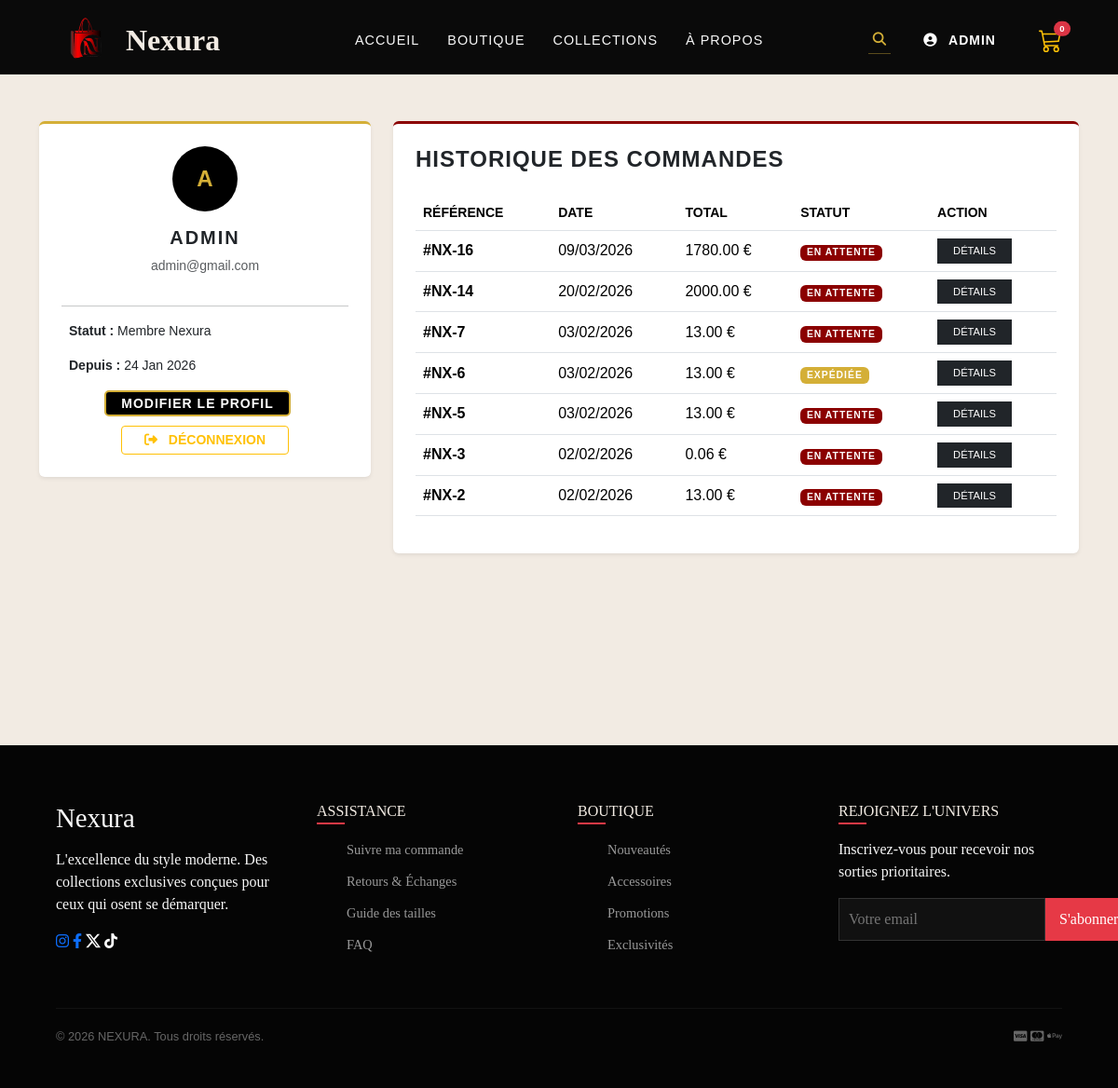
The page /dashboard/ (signed in) on the database its author committed.
### Nexura/models.py (models this page shows, shortened)
class Commande(models.Model):
    STATUT_CHOICES = [
        ('En attente', 'En attente'),
        ('En cours', 'Préparation'),
        ('Expédiée', 'Expédiée'),
        ('Livrée', 'Livrée'),
    ]
    user = models.ForeignKey(User, on_delete=models.CASCADE, related_name='commandes')
    date_commande = models.DateTimeField(auto_now_add=True)
    total = models.DecimalField(max_digits=10, decimal_places=2)
    statut = models.CharField(max_length=20, choices=STATUT_CHOICES, default='En attente')
    adresse_livraison = models.TextField()

### Nexura/views.py (the view)
# urls.py: path('dashboard/', views.dashboard_view, name='dashboard'),
@login_required
def dashboard_view(request):
    commandes = Commande.objects.filter(user=request.user).order_by('-date_commande')
    return render(request, 'dashboard.html', {'commandes': commandes})

### Nexura/context_processors.py (called while the page is built)
def cart_count(request):
    count = 0
    cart = request.session.get('cart', {})
    for item in cart.values():
        if isinstance(item, dict):
            count += item.get('quantite', 0)
        else:
            count += item
    return {'cart_count': count}

### Nexura/templates/dashboard.html
{% extends 'base.html' %}
{% block content %}
<div style="background: #F2EBE3; min-height: 90vh; padding: 50px 0;">
    <div class="container">
        <div class="row">
            <div class="col-lg-4 mb-4">
                <div class="card border-0 shadow-sm p-4 text-center" style="border-top: 3px solid #D4AF37 !important;">
                    <div class="mx-auto mb-3" style="width: 70px; height: 70px; background: #000; color: #D4AF37; border-radius: 50%; display: flex; align-items: center; justify-content: center; font-weight: bold; font-size: 1.5rem;">
                        {{ user.username|first|upper }}
                    </div>
                    <h5 class="text-uppercase fw-bold" style="letter-spacing: 2px;">{{ user.username }}</h5>
                    <p class="text-muted small">{{ user.email }}</p>
                    <hr>
                    <div class="text-start px-2">
                        <p class="small"><strong>Statut :</strong> Membre Nexura</p>
                        <p class="small"><strong>Depuis :</strong> {{ user.date_joined|date:"d M Y" }}</p>
                    </div>
                    <div >
                        <a href="{% url 'profil' %}" class="me-3" style="text-decoration:none;">
                            <button class="rounded-7 px-3" style="border-radius:5px;background: #000; border: 2px solid #D4AF37; transition: 0.3s;">
                                <span class="text-white small fw-bold text-uppercase" style="letter-spacing: 1px; ">Modifier le Profil</span>
                            </button>
                        </a>
                    </div>
                    <div style="margin-top:10px; ">
                        <a href="{% url 'logout' %}" class="btn btn-outline-warning btn-sm px-4 fw-bold">
                            <i class="fas fa-sign-out-alt me-2"></i> DÉCONNEXION
                        </a>
                    </div>
                </div>
            </div>
            <div class="col-lg-8">
                <div class="card border-0 shadow-sm p-4" style="border-top: 3px solid #8B0000 !important;">
                    <h4 class="mb-4 fw-bold" style="letter-spacing: 1px;">HISTORIQUE DES COMMANDES</h4>
                    {% if commandes %}
                    <div class="table-responsive">
                        <table class="table align-middle">
                            <thead class="text-muted small text-uppercase">
                                <tr>
                                    <th>Référence</th>
                                    <th>Date</th>
                                    <th>Total</th>
                                    <th>Statut</th>
                                    <th>Action</th>
                                </tr>
                            </thead>
                            <tbody>
                                {% for cmd in commandes %}
                                <tr>
                                    <td class="fw-bold">#NX-{{ cmd.id }}</td>
                                    <td>{{ cmd.date_commande|date:"d/m/Y" }}</td>
                                    <td>{{ cmd.total }} €</td>
                                    <td>
                                        <span class="badge" style="background: {% if cmd.statut == 'Livrée' %}#198754{% elif cmd.statut == 'Expédiée' %}#D4AF37{% else %}#8B0000{% endif %}; font-size: 0.65rem; letter-spacing: 1px;">
                                            {{ cmd.statut|upper }}
                                        </span>
                                    </td>
                                    <td>
                                        <a href="{% url 'detail_commande' cmd.id %}" style="text-decoration:none">
                                        <button class="btn btn-sm btn-dark rounded-0 px-3" style="font-size: 0.7rem;">DÉTAILS</button>
                                        </a>
                                    </td>
                                </tr>
                                {% endfor %}
                            </tbody>
                        </table>
                    </div>
                    {% else %}
                    <div class="text-center py-5">
                        <p class="text-muted">Aucune commande n'a encore été effectuée.</p>
                        <a href="{% url 'boutique' %}" class="btn-nexura-auth">DÉCOUVRIR LA COLLECTION</a>
                    </div>
                    {% endif %}
                </div>
            </div>
        </div>
    </div>
</div>
{% endblock %}

### Nexura/templates/base.html (shortened to what this page needs)
{% load static %}
<!DOCTYPE html>
<html lang="en">
<head>
    <link href="https://cdn.jsdelivr.net/npm/bootstrap@5.3.3/dist/css/bootstrap.min.css" rel="stylesheet">
    <link rel="stylesheet" href="https://cdnjs.cloudflare.com/ajax/libs/font-awesome/6.4.0/css/all.min.css">
    <link rel="stylesheet" href="https://cdn.jsdelivr.net/npm/bootstrap-icons@1.11.1/font/bootstrap-icons.css">
    <link rel="stylesheet" href="{% static 'css/style.css' %}">
    <link rel="stylesheet" href="{% static 'css/boutiquestyle.css' %}">
    <link rel="stylesheet" href="{% static 'css/collectionstyle.css' %}">
    <link rel="stylesheet" href="{% static 'css/homestyle.css' %}">
    <link rel="stylesheet" href="{% static 'css/aboutstyle.css' %}">
</head>
<body>
    <nav class="navbar">
        <div class="nav-container">
            <a class="nav-logo" href="{% url 'home'%}">
                <img src="{% static 'image/logo1.png' %}" alt="Logo" width="65" height="70" class="d-inline-block align-text-top">
                Nexura
            </a>
            <ul class="nav-links" id="nav-menu">
                <li><a href="{% url 'home' %}" class="nav-item">Accueil</a></li>
                <li><a href="{% url 'boutique' %}" class="nav-item">Boutique</a></li>
                <li><a href="{% url 'collection' %}" class="nav-item">Collections</a></li>
                <li><a href="{% url 'about' %}" class="nav-item">À propos</a></li>
            </ul>
            <div class="nav-actions d-flex align-items-center">
                <div class="search-container">
                    <form action="{% url 'boutique' %}" method="GET" class="search-form">
                        <button type="submit" class="search-btn">
                            <i class="fas fa-search"></i>
                        </button>
                    </form>
                </div>
                {% if user.is_authenticated %}
                    <div class="d-flex align-items-center me-3">
                        <a href="{% url 'dashboard' %}" style="text-decoration:none">
                            <i class="fas fa-user-circle text-white me-2" style="font-size: 0.9rem;"></i>
                            <span class="text-white small fw-bold text-uppercase" style="letter-spacing: 1px;">
                                {{ user.username }}
                            </span>
                        </a>
                    </div>
                {% else %}
                    {% if request.resolver_match.url_name == 'boutique' %}
                        <a href="{% url 'login' %}" class="btn-nexura-auth me-3">CONNEXION</a>
                    {% endif %}
                {% endif %}
                <a href="{% url 'panier' %}" class="cart-link">
                    <span class="badge rounded-pill bg-danger position-absolute top-0 start-100 translate-middle" style="font-size: 0.6rem;">
                        {{ cart_count }}
                    </span>
                </a>
            </div>
        </div>
    </nav>
    {% block content %}{% endblock content %}
<footer class="main-footer">
<div class="footer-container" style="font-family: 'Times New Roman', Times, serif;font-size: 16px;">
<div class="footer-col">
<h2 class="footer-logo">Nexura</h2>
<p class="footer-description">
L'excellence du style moderne. Des collections exclusives conçues pour ceux qui osent se démarquer.
</p>
<div class="footer-socials" style="justify-content: space-between;">
<a href="#"><i class="fab fa-instagram"></i></a>
<a href="#"><i class="fab fa-facebook-f"></i></a>
<a href="#"><i class="bi bi-twitter-x" style="color: white;"></i></a>
<a href="#"><i class="fab fa-tiktok" style="color: white;"></i></a>
</div>
</div>
<div class="footer-col">
<h3>Assistance</h3>
<ul>
<li><a href="{% url 'suivi_commande' %}">Suivre ma commande</a></li>
<li><a href="{% url 'retours_view' %}">Retours & Échanges</a></li>
<li><a href="{% url 'guide_tailles' %}">Guide des tailles</a></li>
<li><a href="{% url 'faq' %}">FAQ</a></li>
</ul>
</div>
<div class="footer-col">
<h3>Boutique</h3>
<ul>
        <li><a href="{% url 'boutique' %}?filtre=nouveautes">Nouveautés</a></li>
        <li><a href="{% url 'boutique' %}?categorie=ACC">Accessoires</a></li>
        <li><a href="{% url 'boutique' %}?filtre=promos">Promotions</a></li>
        <li><a href="{% url 'boutique' %}">Exclusivités</a></li>
    </ul>
</div>
<div class="footer-col">
    <h3>Rejoignez l'univers</h3>
    <p>Inscrivez-vous pour recevoir nos sorties prioritaires.</p>
    <form action="{% url 'newsletter_subscribe' %}" method="POST" class="newsletter-form">
        <input type="email" name="email" placeholder="Votre email" required>
        <button type="submit">S'abonner</button>
    </form>
</div>
</div>
<div class="footer-bottom">
<p>&copy; 2026 NEXURA. Tous droits réservés.</p>
<div class="payment-icons">
<i class="fab fa-cc-visa"></i>
<i class="fab fa-cc-mastercard"></i>
<i class="fab fa-apple-pay"></i>
</div>
</div>
</footer>
</body>
</html>

### Nexura/static/css/style.css (style rules this page uses)
:root { --primary-red: #e63946; --deep-black: #0a0a0a; --pure-white: #F2EBE3; --soft-white: #f8f8f8; --gold: rgba(184, 134, 11, 1); --nav-height: 80px; }
* { margin: 0; padding: 0; box-sizing: border-box; }
body { font-family: 'Inter', sans-serif; background-color: var(--pure-white); color: var(--deep-black); }
.navbar { background-color: var(--deep-black); height: var(--nav-height); display: flex; align-items: center; position: sticky; top: 0; z-index: 1000; border-bottom: 1px solid rgba(255, 255, 255, 0.1); transition: all 0.3s ease; }
.nav-container { width: 90%; max-width: 1400px; margin: 0 auto; display: flex; justify-content: space-between; align-items: center; }
.nav-logo { color: var(--pure-white); font-family: 'Playfair Display', serif; font-size: 2rem; font-weight: bold; text-decoration: none; display: flex; align-items: center; gap: 10px; }
.nav-links { display: flex; list-style: none; gap: 30px; margin: 0; }
.nav-item { color: var(--soft-white); text-decoration: none; font-size: 0.9rem; text-transform: uppercase; letter-spacing: 1px; transition: color 0.3s ease; }
.nav-actions { display: flex; align-items: center; gap: 20px; }
.cart-link { position: relative; display: flex; align-items: center; }
.main-footer { background-color: #050505; color: #f8f8f8; padding: 60px 0 30px; border-top: 1px solid rgba(255, 255, 255, 0.05); }
.footer-container { width: 90%; max-width: 1400px; margin: 0 auto; display: grid; grid-template-columns: repeat(auto-fit, minmax(200px, 1fr)); gap: 40px; font-family: 'Times New Roman', Times, serif; }
.footer-socials { justify-content: space-between; }
.footer-logo { font-family: 'Playfair Display', serif; font-size: 1.8rem; margin-bottom: 15px; }
.footer-col h3 { font-size: 1rem; text-transform: uppercase; margin-bottom: 20px; color: var(--pure-white); position: relative; }
.footer-col h3::after { content: ''; position: absolute; left: 0; bottom: -5px; width: 30px; height: 2px; background-color: var(--primary-red); }
.footer-col ul { list-style: none; }
.footer-col ul li { margin-bottom: 10px; }
.footer-col ul li a { color: #999; text-decoration: none; font-size: 0.9rem; transition: 0.3s; }
.newsletter-form { display: flex; margin-top: 15px; }
.newsletter-form input { flex: 1; padding: 10px; background: #111; border: 1px solid #333; color: white; }
.newsletter-form button { background: var(--primary-red); color: white; border: none; padding: 0 15px; cursor: pointer; }
.footer-bottom { width: 90%; max-width: 1400px; margin: 40px auto 0; padding-top: 20px; border-top: 1px solid rgba(255, 255, 255, 0.05); display: flex; justify-content: space-between; font-size: 0.8rem; color: #666; }

### Nexura/static/css/collectionstyle.css (style rules this page uses)
:root { --bloddd-red: #4A0404; --deep-black: #0a0a0a; --pure-white: #F2EBE3; --gold: #D4AF37; --nav-height: 80px; }

### Nexura/static/css/aboutstyle.css (style rules this page uses)
:root { --nexura-red: #8B0000; --nexura-gold: #D4AF37; --nexura-dark: #0A0A0A; --nexura-light: #f8f9fa; }
body { font-family: 'Poppins', sans-serif; overflow-x: hidden; }

### Nexura/templates/base.html (style rules this page uses)
.search-container { position: relative; display: flex; align-items: center; margin-right: 15px; }
.search-form { display: flex; align-items: center; border-bottom: 1px solid rgba(212, 175, 55, 0.4); transition: all 0.4s ease; }
.search-btn { background: transparent; border: none; color: #D4AF37; padding: 0 5px; cursor: pointer; font-size: 0.9rem; }
.cart-link { position: relative; margin-left: 10px; }

### rows shown on the page
Commande: id "16", date_commande "09/03/2026", total "1780.00", statut "EN ATTENTE"
Commande: id "14", date_commande "20/02/2026", total "2000.00", statut "EN ATTENTE"
Commande: id "7", date_commande "03/02/2026", total "13.00", statut "EN ATTENTE"
Commande: id "6", date_commande "03/02/2026", total "13.00", statut "EXPÉDIÉE"
Commande: id "5", date_commande "03/02/2026", total "13.00", statut "EN ATTENTE"
Commande: id "3", date_commande "02/02/2026", total "0.06", statut "EN ATTENTE"
Commande: id "2", date_commande "02/02/2026", total "13.00", statut "EN ATTENTE"

### other values the page prints
{{ user.username }} "ADMIN"
{{ cart_count }} "0"
{{ user.username|first|upper }} "A"
{{ user.email }} "admin@gmail.com"
{{ user.date_joined|date:"d M Y" }} "24 Jan 2026"
